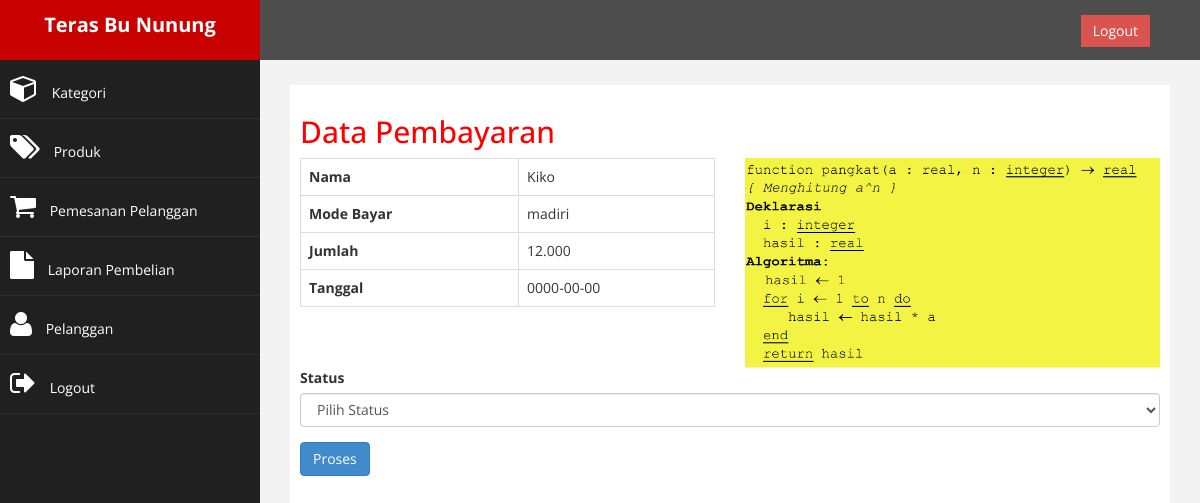
The app's page /admin/index.php?halaman=pembayaran&id=24 (signed in) with its own data.
### tables this page shows
CREATE TABLE `pembayaran` (
  `id_pembayaran` int(11) NOT NULL,
  `id_pembelian` int(11) NOT NULL,
  `nama` varchar(255) NOT NULL,
  `bank` varchar(255) NOT NULL,
  `jumlah` int(11) NOT NULL,
  `tanggal` date NOT NULL,
  `bukti` varchar(255) NOT NULL
);

### admin/pembayaran.php (the view, shortened to what this page needs)
<h2>Data Pembayaran</h2>
<?php
$id_pembelian = $_GET['id'];
$ambil = $koneksi->query("SELECT * FROM pembayaran WHERE id_pembelian='$id_pembelian'");
$detail = $ambil->fetch_assoc();
?>
<div class="row">
    <div class="col-md-6">
        <table class="table table-bordered">
            <tr>
                <th>Nama</th>
                <td><?php echo $detail['nama'] ?></td>
            </tr>
            <tr>
                <th>Mode Bayar</th>
                <td><?php echo $detail['bank'] ?></td>
            </tr>
            <tr>
                <th>Jumlah</th>
                <td><?php echo number_format($detail['jumlah'], '0', ',', '.') ?></td>
            </tr>
            <tr>
                <th>Tanggal</th>
                <td><?php echo $detail['tanggal'] ?></td>
            </tr>
        </table>
    </div>
    <div class="col-md-6">
        <img src="../bukti_bayar/<?php echo $detail['bukti'] ?>" alt="" class="img-responsive">
    </div>
</div>
<form method="POST">
    <div class="form-group">
        <label for="">Status</label>
        <select name="status" class="form-control">
            <option value="">Pilih Status</option>
        </select>
    </div>
    <button class="btn btn-primary" name="proses">Proses</button>
</form>

### admin/assets/css/custom.css (style rules this page uses)
body { font-family: 'Open Sans', sans-serif; }
h2 { color: #f00; }

### records on screen
pembayaran: nama "Kiko", bank "madiri", jumlah "12.000", tanggal "0000-00-00", bukti (picture)
